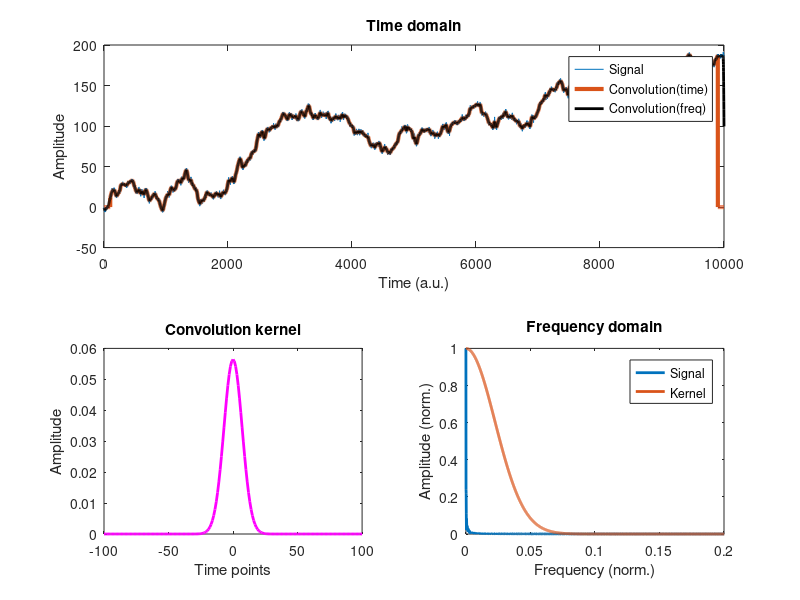

MATLAB code for this plot:
%% Time Series Analysis
% Convolution
%% Create Signal and Kernel
% Number of time points
n = 10000;

% Create a signal which is Brownian motion
signal = cumsum(randn(n,1));

% Create a kernel that is a Gaussian
k = 100;
kernel = exp(-(-k:k).^2/k); % increasing k in denominator supplies smootheness
kernel = kernel' ./ sum(kernel);

% Flip the kernel backwards
kernelB = zeros(2*k+1,1);
for t=0:length(kernel)-1
    kernelB(t+1) = kernel(2*k+1-t);
end    

% Display the kernel
figure(1)
subplot(223)
plot(-k:k,kernel,'m','linew',2)
title('Convolution kernel')
xlabel('Time points'), ylabel('Amplitude')

%% Convolution in Time Domain
convres = zeros(size(signal));
for ti=1+k:n-k
    % Part of the signal
    littlesig = signal(ti-k:ti+k);
    
    % Convolution at this point is the dot product
    convres(ti) = dot(kernelB,littlesig);
end
    
% Display the signal and result of convolution
subplot(211)
plot(1:n,signal, 1:n,convres,'linew',3)
xlabel('Time (a.u.)'), ylabel('Amplitude')
title('Time domain')

%% Convolution in Frequency Domain
% FFTs of signal and kernel
nconv = 2*k+n;
sigX = fft(signal,nconv);
krnX = fft(kernel,nconv);
hz   = linspace(0,1,nconv); % normalized units

% Convolution is inverse of multiplied spectra
convres2 = real(ifft(sigX .* krnX));
convres2 = convres2(k+1:end-k); % cut off "wings"

% Display normalized amplitude spectra
subplot(224)
plot(hz,abs(sigX)./ max(abs(sigX)),'linew',2)
hold on
plot(hz,abs(krnX)./ max(abs(krnX)),'linew',2)
set(gca,'xlim',[0 .2])
legend({'Signal';'Kernel'})
xlabel('Frequency (norm.)'), ylabel('Amplitude (norm.)')
title('Frequency domain')

% Display the result of convolution
subplot(211), hold on
plot(1:n,convres2,'k','linew',2)
legend({'Signal';'Convolution(time)';'Convolution(freq)'})

%% end